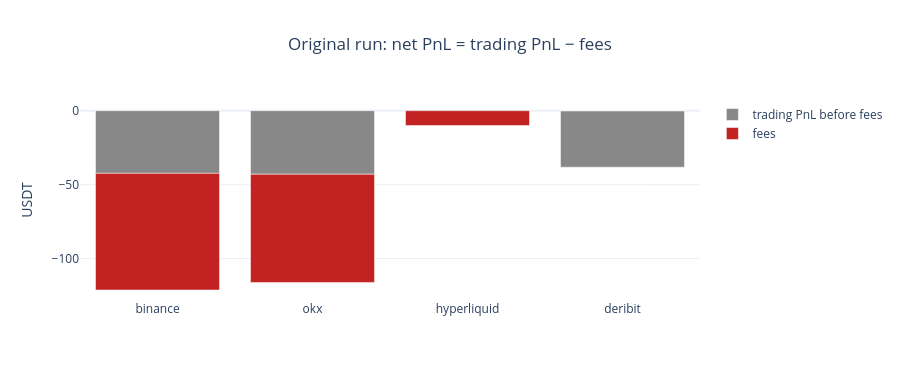

Notebook cell for this chart:
### Markdown cell above
## 11. Where the original losses came from: fees vs trading

The maker fee on Binance and OKX is 0.02% of notional, about $15.7 per BTC per fill at $78k.
The original quoted ±$0.65 around mid, so each fill captured far less than it paid.

### Code cell
dec = SUMMARY.xs("original", level="model")[["net_pnl", "fees", "gross_pnl", "fills"]].copy()
dec["fee_share_of_loss"] = (dec["fees"] / -dec["net_pnl"]).clip(upper=9.99)
print(dec.to_string(float_format="{:+.3f}".format))

fig = go.Figure()
venues = list(dec.index)
fig.add_trace(go.Bar(x=venues, y=dec["gross_pnl"], name="trading PnL before fees", marker_color="#888"))
fig.add_trace(go.Bar(x=venues, y=-dec["fees"], name="fees", marker_color="#C32222"))
fig.update_layout(barmode="relative", title=dict(text="Original run: net PnL = trading PnL − fees", x=0.5),
                  template="plotly_white", height=380, yaxis_title="USDT")
fig.show()
ipy_display(Image(fig.to_image(format="png", scale=2, width=950)))

### Figure 1 — Plotly figure (JSON) as saved in the notebook; plotly's stock layout.template omitted (floating-point values rounded to 4 significant figures)
{"data": [{"marker": {"color": "#888"}, "name": "trading PnL before fees", "type": "bar", "x": ["binance", "okx", "hyperliquid", "deribit"], "y": [-42.36, -42.95, 0.474, -38.23]}, {"marker": {"color": "#C32222"}, "name": "fees", "type": "bar", "x": ["binance", "okx", "hyperliquid", "deribit"], "y": [-78.87, -73.17, -10.04, -0.0]}], "layout": {"barmode": "relative", "height": 380, "title": {"text": "Original run: net PnL = trading PnL − fees", "x": 0.5}, "yaxis": {"title": {"text": "USDT"}}}}
